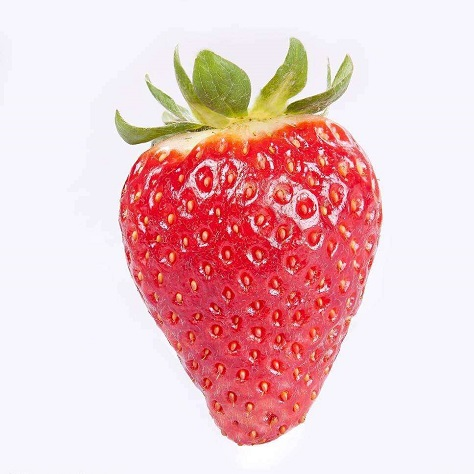
%> input picture HSVSpace/fruit.jpg, 474 x 474 px
$ octave apple.m   (GNU Octave 9; MATLAB toolbox functions it lacks are replaced by stand-ins)
%> lines starting %> are read from the running program, lines starting %| are printed output that depends on the picture
I=imread('fruit.jpg');
%> I is the input picture: size 474x474x3 uint8; mean R, G, B 235.7, 196.8, 200.2
figure,imshow(I);
title('原始图像');
HSVimg=rgb2hsv(I);
%> HSVimg: size 474x474x3 double; mean H, S, V 0.683, 0.226, 0.942
figure,imshow(HSVimg);
title('HSVpicture');
figure,imhist(HSVimg);
title('HSVhist');
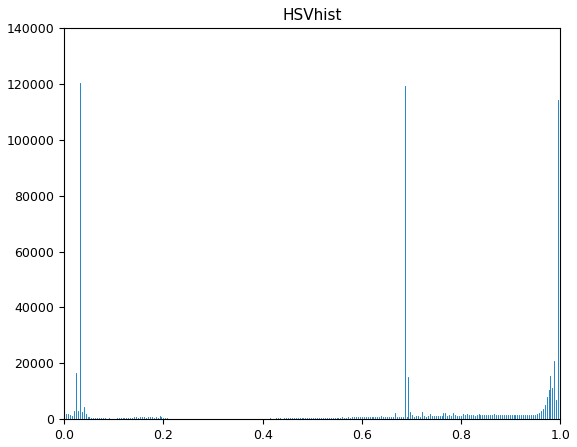
%> figure redrawn from the program's plot data; highest point at x = 0.0314, y = 120340
H=HSVimg(:,:,1);
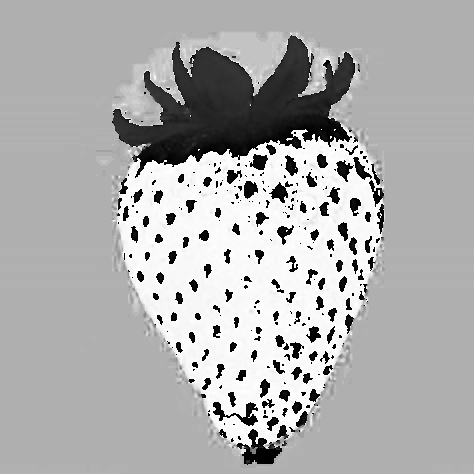
%> H: size 474x474 double; min 0, max 0.999, mean 0.683
S=HSVimg(:,:,2);
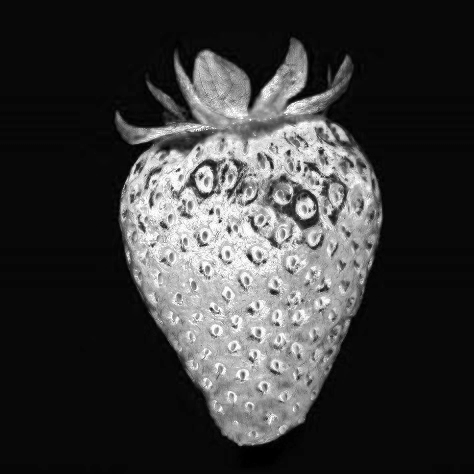
%> S: size 474x474 double; min 0, max 1, mean 0.226
V=HSVimg(:,:,3);
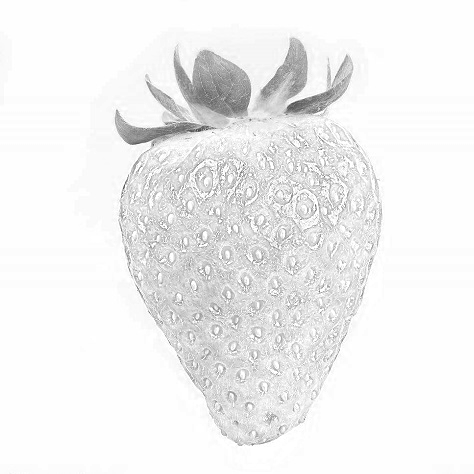
%> V: size 474x474 double; min 0.271, max 1, mean 0.942
figure,subplot(2,3,1),imshow(H);title('H');
subplot(2,3,2),imshow(S);title('S');
subplot(2,3,3),imshow(V);title('V');
subplot(2,3,4),imhist(H);
subplot(2,3,5),imhist(S);
subplot(2,3,6),imhist(V);
%> after `imhist(V)`:
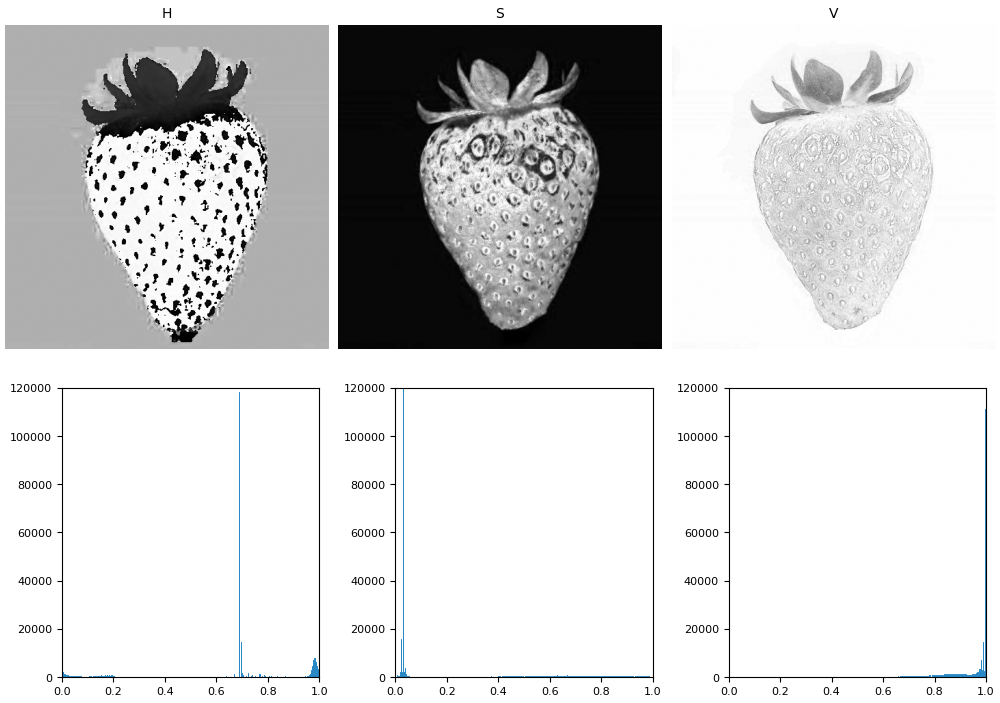
%> figure redrawn from the program's plot data, 6 panels

$ run again, with HSVSpace/apples.jpg copied over HSVSpace/fruit.jpg
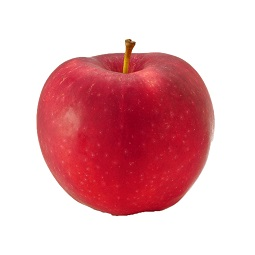
%> input picture HSVSpace/apples.jpg, 255 x 255 px
%> I is the input picture: size 255x255x3 uint8; mean R, G, B 229.9, 176.6, 182
%> HSVimg: size 255x255x3 double; mean H, S, V 0.364, 0.29, 0.902
%> `S=HSVimg(:,:,2);`:
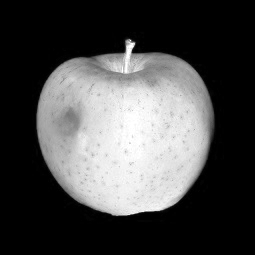
%> S: size 255x255 double; min 0, max 1, mean 0.29
%> `V=HSVimg(:,:,3);`:
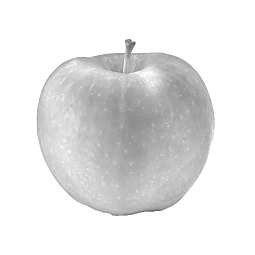
%> V: size 255x255 double; min 0.286, max 1, mean 0.902

$ run again, with HSVSpace/caomei3.jpg copied over HSVSpace/fruit.jpg
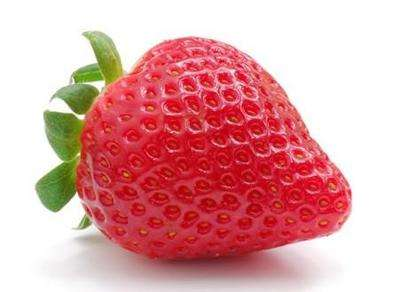
%> input picture HSVSpace/caomei3.jpg, 400 x 292 px
%> I is the input picture: size 292x400x3 uint8; mean R, G, B 223.6, 164.2, 165.5
%> HSVimg: size 292x400x3 double; mean H, S, V 0.458, 0.335, 0.882
%> `S=HSVimg(:,:,2);`:
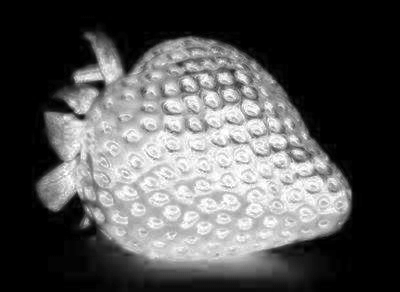
%> S: size 292x400 double; min 0, max 1, mean 0.335
%> `V=HSVimg(:,:,3);`:
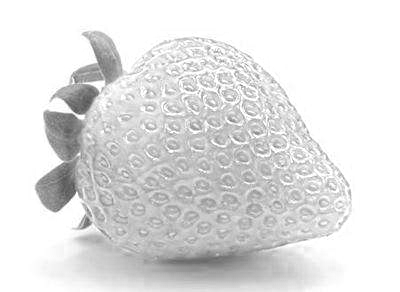
%> V: size 292x400 double; min 0.322, max 1, mean 0.882
